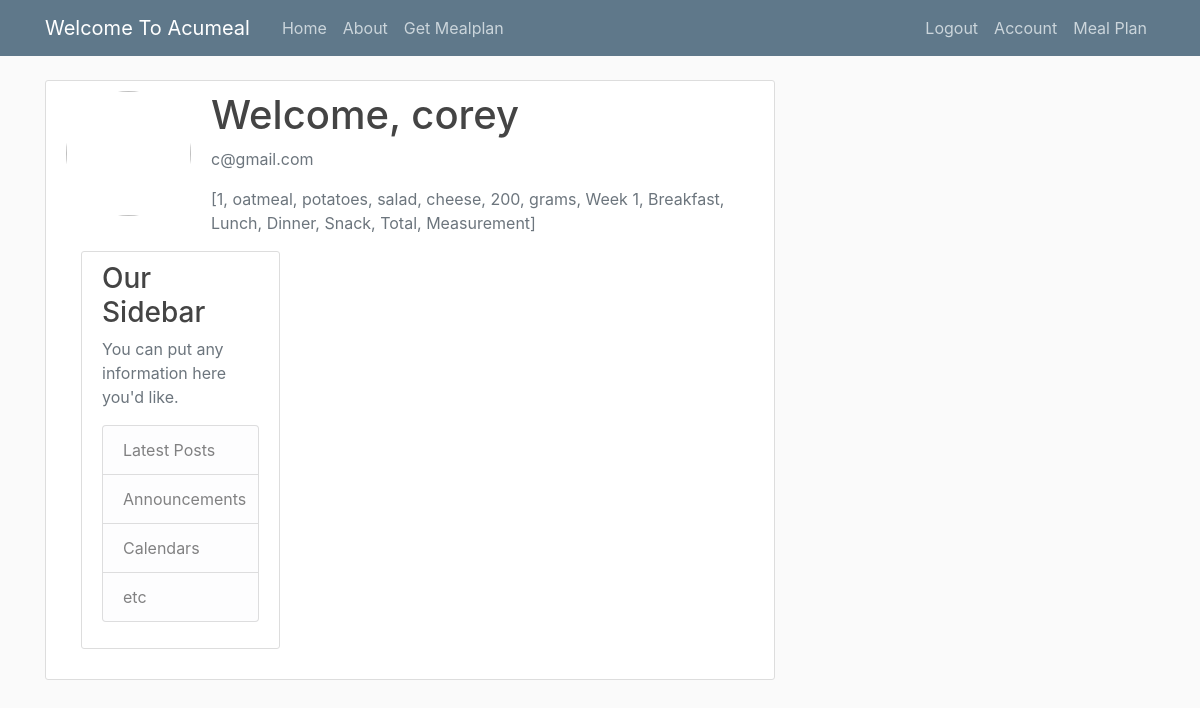
Page /account (signed in) on the committed database.
### flaskapp/models.py (models this page shows, shortened)
class User(db.Model, UserMixin):
    id = db.Column(db.Integer, primary_key=True)
    username = db.Column(db.String(20), unique=True, nullable=False)
    email = db.Column(db.String(120), unique=True, nullable=False)
    image_file = db.Column(db.String(20), nullable=False, default='default.jpg')
    password = db.Column(db.String(60), nullable=False)
    posts = db.relationship('Posts', backref='author', lazy=True) # related to posts: 1 to many relationship
    mealplan = db.relationship('Mealplan', backref='author', lazy=True) # 1 to many relationship with user
    meal = db.relationship('Meal', backref='author', lazy=True)

class Meal(db.Model):
    id = db.Column(db.Integer, primary_key=True)
    week = db.Column(db.String(20), nullable=False)
    breakfast = db.Column(db.String(20), nullable=False)
    lunch = db.Column(db.String(20), nullable=False)
    dinner = db.Column(db.String(20), nullable=False)
    snack = db.Column(db.String(20), nullable=False)
    total = db.Column(db.String(20), nullable=False)
    measurement = db.Column(db.String(20), nullable=False)
    user_id = db.Column(db.Integer, db.ForeignKey('user.id'), nullable=False)
    def __repr__(self):
        return f"{self.week}, {self.breakfast}, {self.lunch}, {self.dinner}, {self.snack}, {self.total}, {self.measurement}"

### flaskapp/routes.py (the view)
@app.route("/account", methods=['GET', 'POST'])
@login_required
def account():
    meal = Meal()
    meal = meal.query.all()
    image_file = url_for('static', filename='profile_pics/' + current_user.image_file)
    return render_template('account.html', title='Account', meal=meal[0:2])

### flaskapp/models.py (called while the page is built)
@login_manager.user_loader
def load_user(user_id):
    return User.query.get(int(user_id))

### flaskapp/templates/account.html
{% extends "base.html" %}
{% block content %}
    <div class="content-section">
      <div class="media">
        <img class="rounded-circle account-img" src="{{ image_file }}">
        <div class="media-body">
          <h2 class="account-heading"> Welcome, {{ current_user.username }}</h2>
          <p class="text-secondary">{{ current_user.email }}</p>
          <p class="text-secondary">{{ meal }}</p>
        </div>
{% endblock content %}

### flaskapp/static/main.css (style rules this page uses)
body { background: #fafafa; color: #333333; margin-top: 5rem; }
h1, h2, h3, h4, h5, h6 { color: #444444; }
.content-section { background: #ffffff; padding: 10px 20px; border: 1px solid #dddddd; border-radius: 3px; margin-bottom: 20px; }
.account-img { height: 125px; width: 125px; margin-right: 20px; margin-bottom: 16px; }
.account-heading { font-size: 2.5rem; }

### rows in the picture
User: username "corey", email "c@gmail.com"
Meal: week+breakfast+lunch "[1, oatmeal, potatoes, salad, cheese, 200, grams, Week 1, Breakfast, Lunch, Dinner, Snack, Total, Measurement]"
